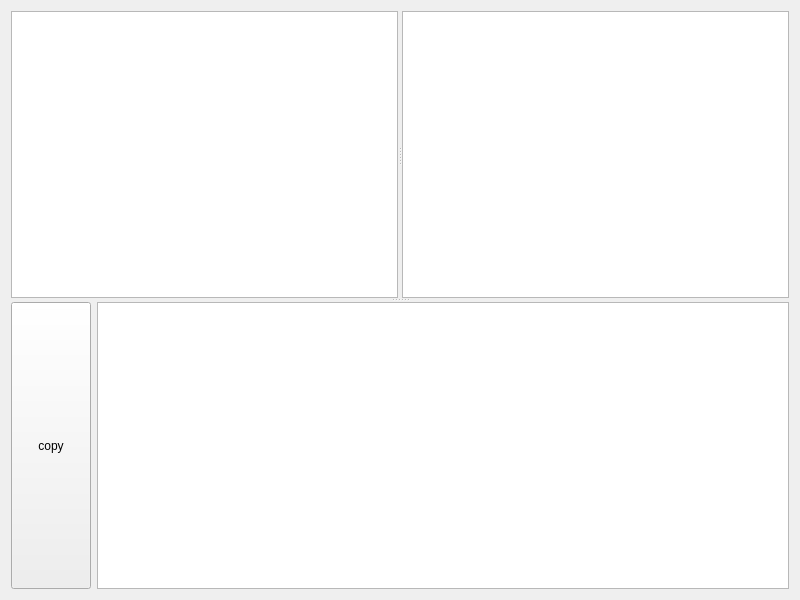
<?xml version="1.0" encoding="UTF-8"?>
<ui version="4.0">
 <class>JoinHelperWidget</class>
 <widget class="QWidget" name="JoinHelperWidget">
  <property name="geometry">
   <rect>
    <x>0</x>
    <y>0</y>
    <width>800</width>
    <height>600</height>
   </rect>
  </property>
  <property name="windowTitle">
   <string>Join helper</string>
  </property>
  <layout class="QVBoxLayout" name="verticalLayout">
   <item>
    <widget class="QSplitter" name="verticalSplitter">
     <property name="orientation">
      <enum>Qt::Vertical</enum>
     </property>
     <widget class="QSplitter" name="horizontalSplitter">
      <property name="orientation">
       <enum>Qt::Horizontal</enum>
      </property>
      <widget class="QTableView" name="relations">
       <attribute name="horizontalHeaderDefaultSectionSize">
        <number>200</number>
       </attribute>
      </widget>
      <widget class="QWidget" name="layoutWidget">
       <layout class="QGridLayout" name="gridLayout">
        <item row="0" column="0" rowspan="2">
         <widget class="QTableView" name="tables">
          <attribute name="horizontalHeaderStretchLastSection">
           <bool>true</bool>
          </attribute>
         </widget>
        </item>
       </layout>
      </widget>
     </widget>
     <widget class="QWidget" name="layoutWidget">
      <layout class="QHBoxLayout" name="horizontalLayout">
       <item>
        <widget class="QPushButton" name="copy">
         <property name="sizePolicy">
          <sizepolicy hsizetype="Minimum" vsizetype="Preferred">
           <horstretch>0</horstretch>
           <verstretch>0</verstretch>
          </sizepolicy>
         </property>
         <property name="text">
          <string>copy</string>
         </property>
        </widget>
       </item>
       <item>
        <widget class="TextEdit" name="query"/>
       </item>
      </layout>
     </widget>
    </widget>
   </item>
  </layout>
 </widget>
 <customwidgets>
  <customwidget>
   <class>TextEdit</class>
   <extends>QTextEdit</extends>
   <header>textedit.h</header>
  </customwidget>
 </customwidgets>
 <resources/>
 <connections/>
</ui>
